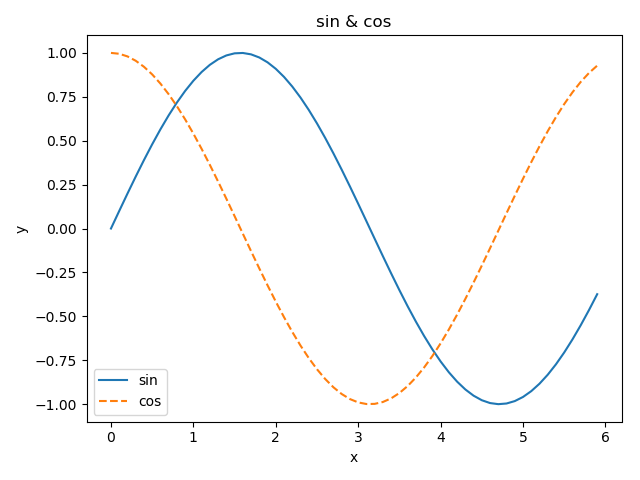

Recreate this plot in Python.
import numpy as np
import matplotlib.pyplot as plt

x = np.arange(0, 6, 0.1)
y1 = np.sin(x)
y2 = np.cos(x)

plt.plot(x, y1, label="sin")
plt.plot(x, y2, linestyle="--", label="cos")
plt.xlabel("x")
plt.ylabel("y")
plt.title('sin & cos')
plt.legend()
plt.show()
